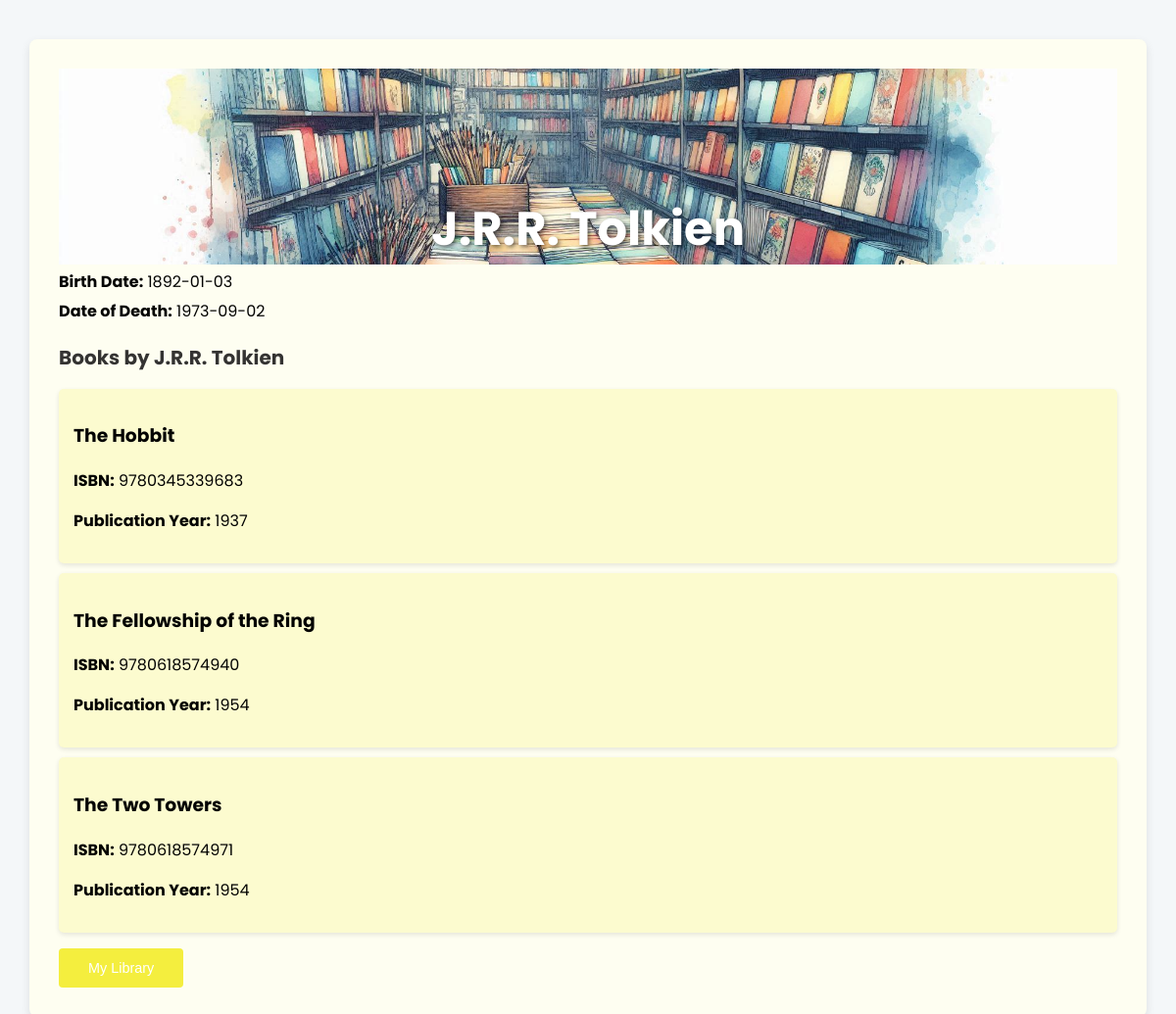
The page /author/2 on the database its author committed.
### data_models.py (models this page shows, shortened)
class Author(db.Model):
    __tablename__ = 'authors'
    author_id = db.Column(db.Integer, primary_key=True, autoincrement=True)
    name = db.Column(db.String(100), nullable=False)
    birth_date = db.Column(db.Date, nullable=False)
    date_of_death = db.Column(db.Date, nullable=True)
    books = db.relationship('Book', backref='author', lazy=True, cascade='all, delete-orphan')

class Book(db.Model):
    __tablename__ = 'books'
    book_id = db.Column(db.Integer, primary_key=True, autoincrement=True)
    author_id = db.Column(db.Integer, db.ForeignKey('authors.author_id'), nullable=False)
    isbn = db.Column(db.String(30), nullable=False)
    title = db.Column(db.String(100), nullable=False)
    publication_year = db.Column(db.Integer, nullable=False)
    cover_image = db.Column(db.String(255), nullable=True)
    description = db.Column(db.String(255), nullable=True)
    rating = db.Column(db.Float, nullable=True)
    purchase_link = db.Column(db.String(255), nullable=True)

### app.py (the view)
@app.route('/author/<int:author_id>')
def author_details(author_id):
    author = Author.query.get_or_404(author_id)
    books = Book.query.filter_by(author_id=author_id).all()
    return render_template('author_details.html', author=author, books=books)

### templates/author_details.html (shortened to what this page needs)
<!DOCTYPE html>
<html lang="en">
<head>
    <link rel="stylesheet" href="/static/style_author_details.css">
</head>
<body>
    <div class="author-detail-container">
        <div class="author_detail_header">
            <h1>{{ author.name }}</h1>
        </div>
        <div class="author-info">
            <p><strong>Birth Date:</strong> {{ author.birth_date }}</p>
            {% if author.date_of_death %}
                <p><strong>Date of Death:</strong> {{ author.date_of_death }}</p>
            {% else %}
                <p><strong>Still Alive</strong></p>
            {% endif %}
        </div>
        <h2>Books by {{ author.name }}</h2>
        <ul class="book-list">
            {% for book in books %}
                <li>
                    <h3>{{ book.title }}</h3>
                    <p><strong>ISBN:</strong> {{ book.isbn }}</p>
                    <p><strong>Publication Year:</strong> {{ book.publication_year }}</p>
                </li>
            {% else %}
                <p>No books found for this author.</p>
            {% endfor %}
        </ul>
         <button class="my_library_button">
             <a href="{{ url_for('home') }}" class="button-link">My Library</a>
         </button>
    </div>
</body>
</html>

### static/style_author_details.css (style rules this page uses)
:root { --header-height: 3rem; --font-semi: 600; --hue-color: 58; --first-color: hsl(var(--hue-color), 89%, 97%); --second-color: hsl(var(--hue-color), 6%, 82%); --third-color: hsl(var(--hue-color), 16%, 1%); --forth-color: hsl(var(--hue-color), 1%, 20%); --fifth-color: hsl(var(--hue-color), 89%, 90%); --button-color: hsl(var(--hue-color), 89%, 60%); --body-font: "Poppins", sans-serif; --big-font-size: 1.5rem; --h2-font-size: 1.25rem; --normal-font-size: 0.9rem; --smaller-font-size: 0.75rem; --mb-2: 1rem; --mb-4: 2rem; --mb-5: 2.5rem; --mb-6: 3rem; }
body { font-family: var(--body-font); background: #f4f7f9; color: var(--third-color); margin: 0; padding: 0; display: flex; justify-content: center; align-items: flex-start; min-height: 100vh; padding-top: 40px; }
.author-detail-container { background: var(--first-color); padding: 30px; border-radius: 8px; box-shadow: 0 4px 10px rgba(0, 0, 0, 0.1); max-width: 100%; width: 90%; text-align: left; transition: box-shadow 0.3s ease-in-out; }
.author_detail_header { background: url('/static/library.jpeg') no-repeat center center; background-size: cover; height: 200px; width: 100%; margin: 0 auto; position: relative; display: flex; flex-direction: column; justify-content: center; align-items: center; text-align: center; padding: 0px; }
.author_detail_header h1 { color: #fff; font-size: 3rem; text-shadow: 2px 2px 4px rgba(0, 0, 0, 0.5); margin: 0; position: absolute; bottom: 0px; z-index: 1; }
.my_library_button { padding: 12px 20px; background: var(--button-color); border: none; border-radius: 4px; color: #fff; font-size: var(--normal-font-size); cursor: pointer; transition: background 0.3s, transform 0.3s; flex-shrink: 0; text-decoration: none; }
.button-link { color: #fff; text-decoration: none; display: block; padding: 0 10px; }
.author-info p { margin: 5px 0; font-size: 16px; }
h2 { margin-top: 20px; font-size: var(--h2-font-size); color: var(--forth-color); }
.book-list { list-style-type: none; padding: 0; }
.book-list li { background: var(--fifth-color); margin: 10px 0; padding: 15px; border-radius: 5px; box-shadow: 0 2px 5px rgba(0, 0, 0, 0.1); }

### rows shown on the page
Author: name "J.R.R. Tolkien", birth_date "1892-01-03", date_of_death "1973-09-02"
Book: title "The Hobbit", isbn "9780345339683", publication_year "1937"
Book: title "The Fellowship of the Ring", isbn "9780618574940", publication_year "1954"
Book: title "The Two Towers", isbn "9780618574971", publication_year "1954"
